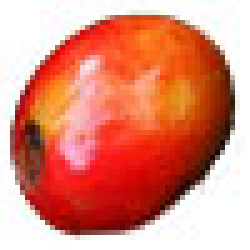
%> input picture IMAGE/Classification/cherry/amostra1.jpg, 50 x 50 px (shown 5 times larger)
$ octave --eval "visualizar_histograma_RGB_mascara;"   (GNU Octave 9; MATLAB toolbox functions it lacks are replaced by stand-ins)
%> lines starting %> are read from the running program, lines starting %| are printed output that depends on the picture; in (x1, y1, x2, y2) boxes, pixels count from 0 and x2, y2 are one past the last pixel; in counts of white or black regions, pixels touching at a corner belong together; the program's own positions count from 1
function visualizar_histograma_RGB_mascara()

    % Cargar imagen
    rgb = im2double(imread('Images/Classification/cereja/amostra1.jpg'));

    % Convertir a HSV y generar m醩cara del fondo blanco
    hsv = rgb2hsv(rgb);
%> hsv: size 50x50x3 double; mean H, S, V 0.206, 0.505, 0.877
    mask_white = (hsv(:,:,3) > 0.9 & hsv(:,:,2) < 0.2);
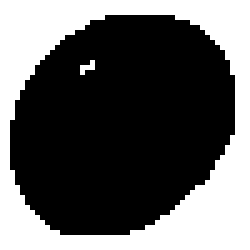
%> mask_white: size 50x50 logical (shown 5 times larger); 37.6% white; 2 white regions (1 under 20 px), largest, box (x1, y1, x2, y2) and area: (0, 0, 50, 50) 934
    mask_keep = ~mask_white;

    % Crear imagen con fondo eliminado
    img_masked = rgb;
    for i = 1:3
        channel = rgb(:,:,i);
        channel(mask_white) = 0;
        img_masked(:,:,i) = channel;
    end
%> this loop made 3 passes
%> pass 1, in visualizar_histograma_RGB_mascara, `channel = rgb(:,:,i);`:
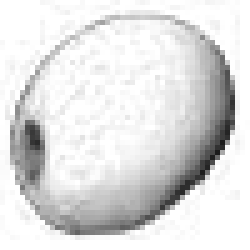
%> channel: size 50x50 double (shown 5 times larger); min 0.11, max 1, mean 0.875
%> pass 2, in visualizar_histograma_RGB_mascara, `channel = rgb(:,:,i);`:
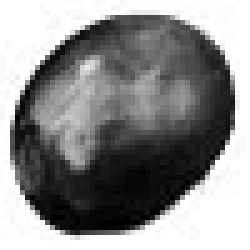
%> channel: size 50x50 double (shown 5 times larger); min 0, max 1, mean 0.552
%> pass 3, in visualizar_histograma_RGB_mascara, `channel = rgb(:,:,i);`:
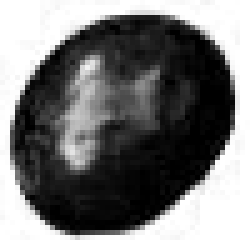
%> channel: size 50x50 double (shown 5 times larger); min 0, max 1, mean 0.479
%> after the loop:
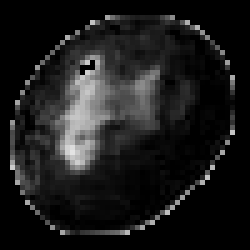
%> channel: size 50x50 double (shown 5 times larger); min 0, max 0.89, mean 0.108
%> after the loop: img_masked: size 50x50x3 double; mean H, S, V 0.503, 0.18, 0.108

    % Extraer canales v醠idos seg鷑 la m醩cara
    R_vals = rgb(:,:,1); R_vals = R_vals(mask_keep);
%> after `R_vals = R_vals(mask_keep)`: R_vals = 1561 values, max 1 at index 205, min 0.11 at index 1510, mean 0.806
    G_vals = rgb(:,:,2); G_vals = G_vals(mask_keep);
%> after `G_vals = G_vals(mask_keep)`: G_vals = 1561 values, max 0.827 at index 510, min 0 at index 51, mean 0.288
    B_vals = rgb(:,:,3); B_vals = B_vals(mask_keep);
%> after `B_vals = B_vals(mask_keep)`: B_vals = 1561 values, max 0.89 at index 372, min 0 at index 56, mean 0.173
%> `visualizar_histograma_RGB_mascara;`:
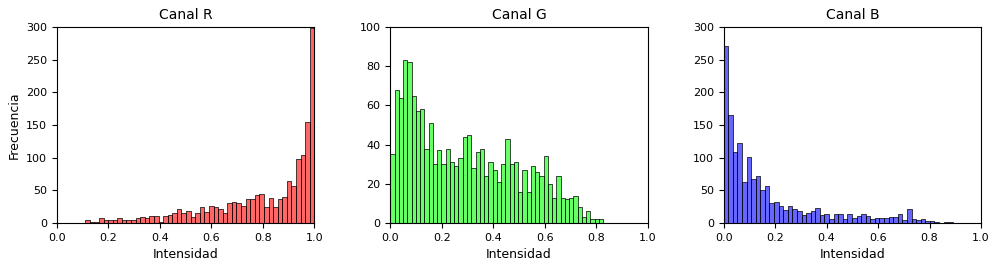
%> figure redrawn from the program's plot data, 3 panels; panel 1: tallest bar 299 high, from x = 0.982 to 1; panel 2: tallest bar 83 high, from x = 0.0496 to 0.0662; panel 3: tallest bar 271 high, from x = 0 to 0.0178

    % Mostrar histogramas por canal
    figure('Name', 'Histogramas por canal RGB sin fondo blanco');

    subplot(1,3,1);
    histogram(R_vals, 50, 'FaceColor', 'r'); title('Canal R');
    xlabel('Intensidad'); ylabel('Frecuencia');

    subplot(1,3,2);
    histogram(G_vals, 50, 'FaceColor', 'g'); title('Canal G');
    xlabel('Intensidad');

    subplot(1,3,3);
    histogram(B_vals, 50, 'FaceColor', 'b'); title('Canal B');
    xlabel('Intensidad');

end

$ run again, with IMAGE/Classification/cherry/amostra10.jpg copied over IMAGE/Classification/cherry/amostra1.jpg
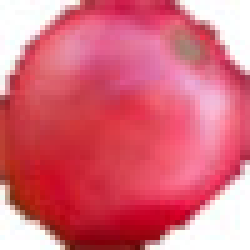
%> input picture IMAGE/Classification/cherry/amostra10.jpg, 50 x 50 px (shown 5 times larger)
%> hsv: size 50x50x3 double; mean H, S, V 0.819, 0.548, 0.854
%> mask_white: size 50x50 logical; 17.6% white; 4 white regions, box (x1, y1, x2, y2) and area: (30, 33, 50, 50) 154, (0, 0, 16, 19) 115, (36, 0, 50, 14) 100, (0, 37, 12, 50) 70
%> after the loop in visualizar_histograma_RGB_mascara, `for i = 1:3`:
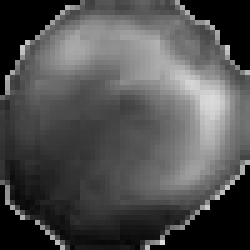
%> channel: size 50x50 double (shown 5 times larger); min 0, max 0.863, mean 0.311
%> R_vals = 2061 values, max 1 at index 1930, min 0.369 at index 1215, mean 0.824
%> G_vals = 2061 values, max 0.851 at index 1462, min 0 at index 663, mean 0.293
%> B_vals = 2061 values, max 0.863 at index 1462, min 0.0235 at index 1215, mean 0.377
%> `visualizar_histograma_RGB_mascara;`:
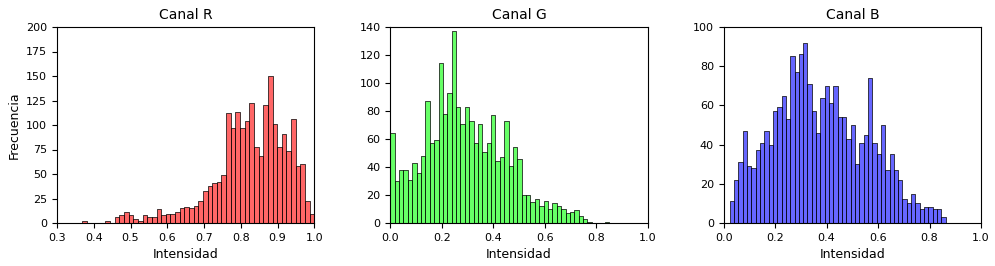
%> figure redrawn from the program's plot data, 3 panels; panel 1: tallest bar 150 high, from x = 0.874 to 0.886; panel 2: tallest bar 137 high, from x = 0.238 to 0.255; panel 3: tallest bar 92 high, from x = 0.309 to 0.326

$ run again, with IMAGE/Classification/cherry/amostra11.jpg copied over IMAGE/Classification/cherry/amostra1.jpg
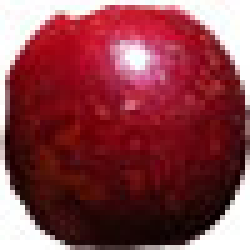
%> input picture IMAGE/Classification/cherry/amostra11.jpg, 50 x 50 px (shown 5 times larger)
%> hsv: size 50x50x3 double; mean H, S, V 0.678, 0.672, 0.541
%> mask_white: size 50x50 logical; 18.4% white; 4 white regions, box (x1, y1, x2, y2) and area: (0, 0, 50, 26) 262, (0, 32, 14, 50) 93, (36, 33, 50, 50) 85, (24, 9, 30, 14) 21
%> after the loop in visualizar_histograma_RGB_mascara, `for i = 1:3`:
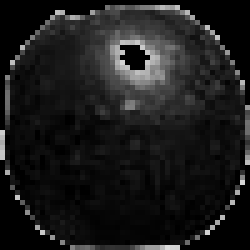
%> channel: size 50x50 double (shown 5 times larger); min 0, max 0.863, mean 0.108
%> R_vals = 2039 values, max 1 at index 495, min 0.0235 at index 1951, mean 0.438
%> G_vals = 2039 values, max 0.878 at index 1442, min 0 at index 19, mean 0.0954
%> B_vals = 2039 values, max 0.863 at index 1442, min 0 at index 19, mean 0.132
%> `visualizar_histograma_RGB_mascara;`:
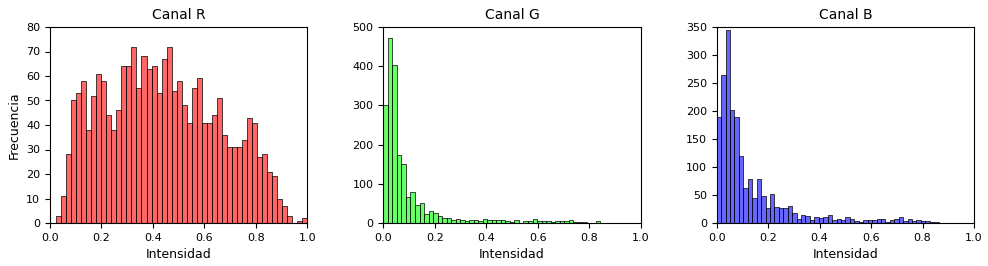
%> figure redrawn from the program's plot data, 3 panels; panel 1: tallest bar 72 high, from x = 0.316 to 0.336; panel 2: tallest bar 471 high, from x = 0.0176 to 0.0351; panel 3: tallest bar 344 high, from x = 0.0345 to 0.0518

$ run again, with IMAGE/Classification/cherry/amostra12.jpg copied over IMAGE/Classification/cherry/amostra1.jpg
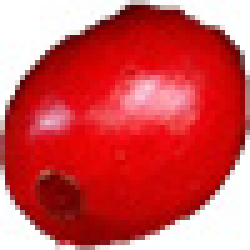
%> input picture IMAGE/Classification/cherry/amostra12.jpg, 50 x 50 px (shown 5 times larger)
%> hsv: size 50x50x3 double; mean H, S, V 0.541, 0.667, 0.825
%> mask_white: size 50x50 logical; 24.5% white; 6 white regions (2 under 20 px), largest, box (x1, y1, x2, y2) and area: (0, 0, 26, 24) 235, (19, 28, 50, 50) 205, (30, 0, 50, 15) 93, (0, 35, 11, 50) 75
%> after the loop in visualizar_histograma_RGB_mascara, `for i = 1:3`:
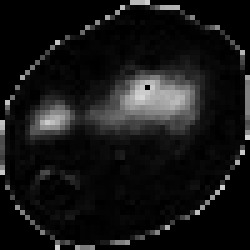
%> channel: size 50x50 double (shown 5 times larger); min 0, max 0.847, mean 0.0859
%> R_vals = 1888 values, max 1 at index 951, min 0.286 at index 886, mean 0.769
%> G_vals = 1888 values, max 0.843 at index 1775, min 0 at index 48, mean 0.102
%> B_vals = 1888 values, max 0.847 at index 1888, min 0 at index 44, mean 0.114
%> `visualizar_histograma_RGB_mascara;`:
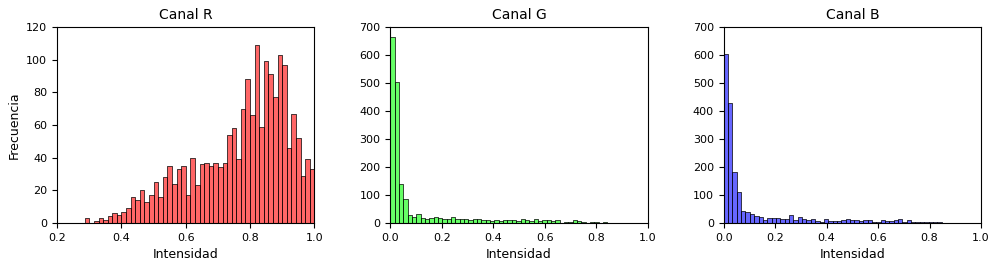
%> figure redrawn from the program's plot data, 3 panels; panel 1: tallest bar 109 high, from x = 0.814 to 0.829; panel 2: tallest bar 665 high, from x = 0 to 0.0169; panel 3: tallest bar 603 high, from x = 0 to 0.0169
